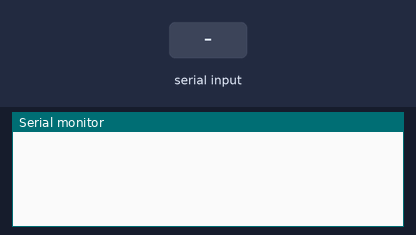
The sketch below on a simulated Arduino Uno, built with avr-gcc and run on an emulated ATmega328P. Shown: the last lines printed to the serial monitor. Inputs (shaded band) come from the test bench.

Above: at 1.2 s.
1.3 s: "1" received over Serial
At 3.5 s:
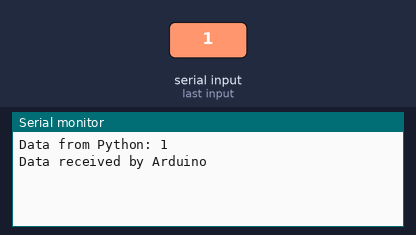
3.8 s: "0" received over Serial
At 5.2 s:
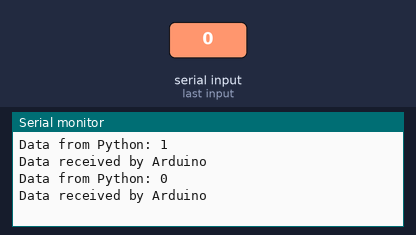
5.3 s: "2" received over Serial
At 7.8 s:
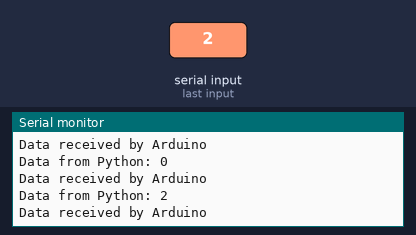

Measured:
- after the input at 1.3 s, the serial monitor: prints a new line after 1.0 s (image 1)
- after the input at 3.8 s, the serial monitor: prints a new line after 1.0 s (image 2)
- after the input at 5.3 s, the serial monitor: prints a new line after 1.0 s (image 3)

The sketch:

uhandconnect.ino
```cpp
void setup() {
  // Initialize serial communication
  Serial.begin(9600);
}

void loop() {
  // Check if data is available to read from Python
  if (Serial.available() > 0) {
    // Read the data from Python
    String dataFromPython = Serial.readString();

    // Process the data as needed
    // For example, print it to the serial monitor
    Serial.println("Data from Python: " + dataFromPython);

    // Send a response back to Python if needed
    // For example, to acknowledge receipt of data
    Serial.println("Data received by Arduino");
  }
}
```
